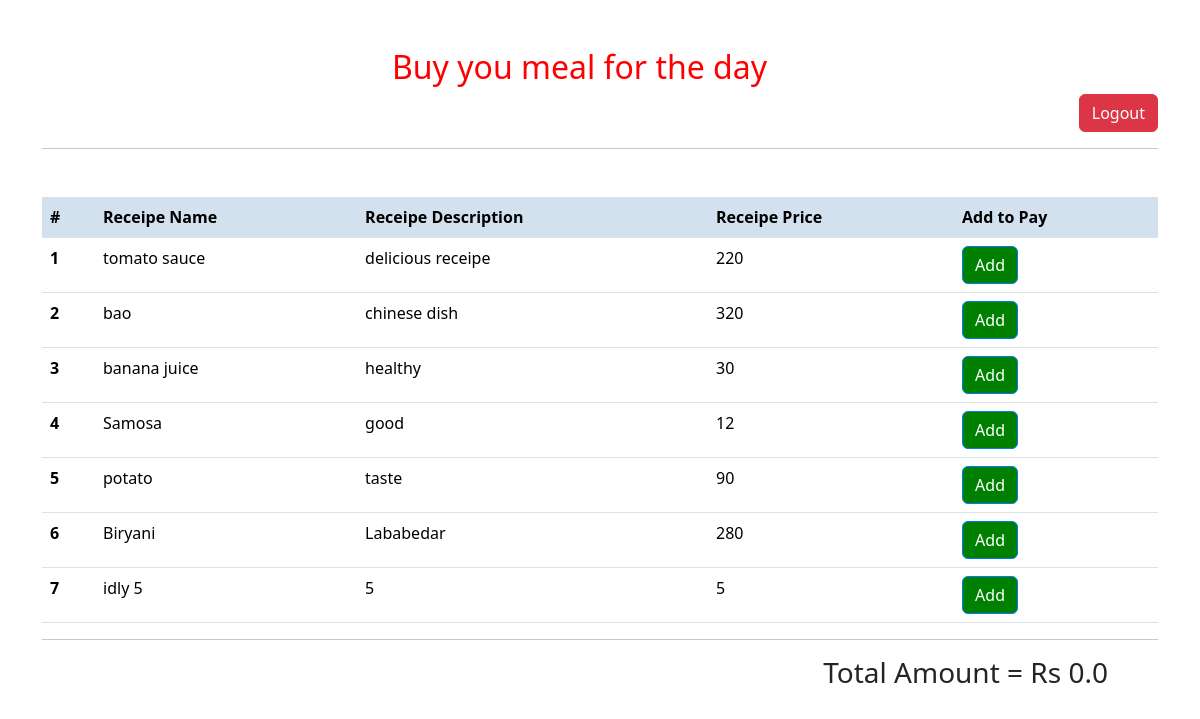
/home/, run on an earlier commit of the app's database.
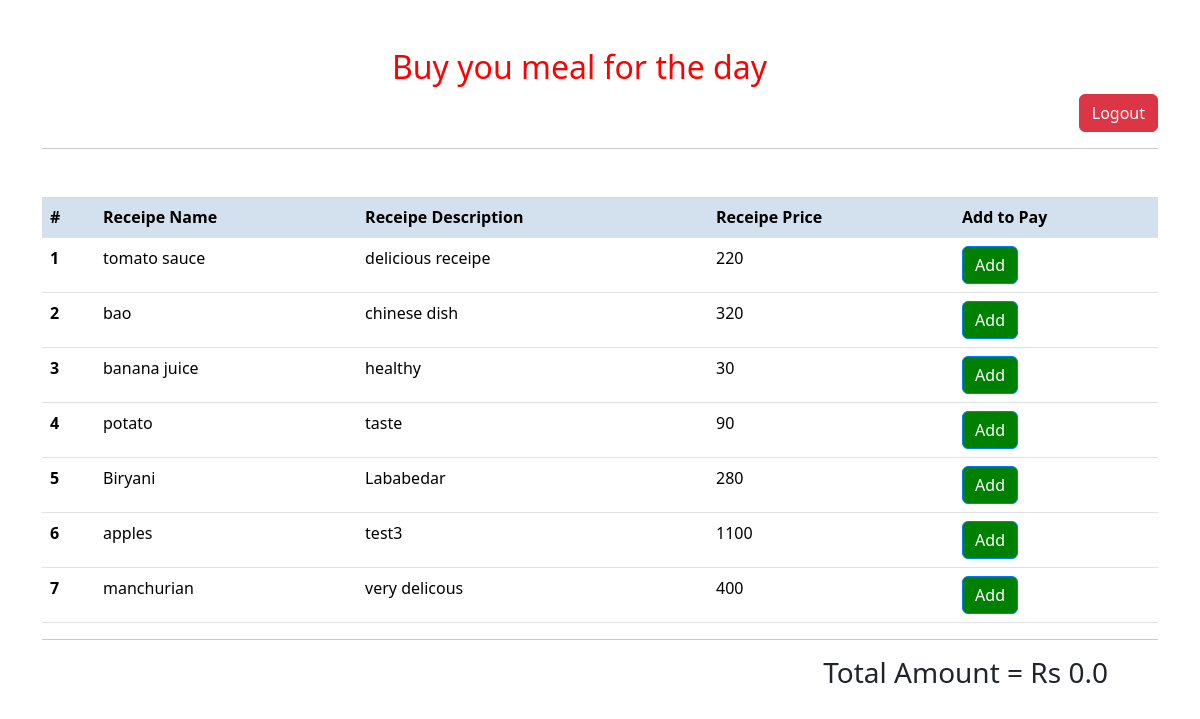
And on a later commit of the database.
### vege/models.py (models this page shows, shortened)
class Receipe(models.Model):
    user = models.ForeignKey(User, on_delete=models.SET_NULL, null=True, blank=True)
    receipe_name = models.CharField(max_length=100)
    receipe_description = models.TextField()
    receipe_price = models.IntegerField(default=0)

### home/views.py (the view)
# urls.py: 2. Add a URL to urlpatterns:  path('', views.home, name='home')
def home(request):
    request.session['total'] = 0.0
    queryset = Receipe.objects.all()
    context = {'receipes': queryset, 'total': 0.0}
    return render(request, 'base.html', context)

### home/templates/base.html (shortened to what this page needs)
{% load static %}
<!DOCTYPE html>
<html lang="en">
	<head>
		<link
			href="https://cdn.jsdelivr.net/npm/bootstrap@5.3.2/dist/css/bootstrap.min.css"
			rel="stylesheet"
 />
	</head>
	<body>
		<div class="container mt-5">
			<h2 style="margin-left: 350px; color: red">Buy you meal for the day</h2>
			<a
				style="display: flex; justify-content: flex-end; text-decoration: none"
				href="/logout">
				<button class="btn btn-danger">Logout</button>
			</a>
			<hr />
			<table class="table mt-5">
				<thead class="thead-dark">
					<tr>
						<th scope="col">#</th>
						<th scope="col">Receipe Name</th>
						<th scope="col">Receipe Description</th>
						<th scope="col">Receipe Price</th>
						<th scope="col">Add to Pay</th>
					</tr>
				</thead>
				<tbody>
					{% for receipe in receipes %}
					<tr>
						<th scope="row">{{forloop.counter}}</th>
						<td>{{receipe.receipe_name}}</td>
						<td>{{receipe.receipe_description}}</td>
						<td>{{receipe.receipe_price}}</td>
						<td>
							<a
								class="btn btn-primary add-btn"
								data-id="{{ receipe.id }}"
								>Add</a
							>
						</td>
					</tr>
					{% endfor %}
				</tbody>
			</table>
			<hr />
			<div class="inline-container">
				<h3 style="margin-left: 70%">
					Total Amount = Rs <span id="total">{{ total }}</span>
				</h3>
			</div>
		</div>
	</body>
</html>

### home/templates/base.html (style rules this page uses)
.table thead th { background-color: #d3e1ef; }
.btn-primary { background-color: green; border-color: #007bff; }
.inline-container { display: flex; justify-content: space-between; align-items: center; }

What changed in the data, as far as the page shows it:
removed Receipe: receipe_name "Samosa", receipe_description "good", receipe_price "12"
removed Receipe: receipe_name "idly 5", receipe_description "5", receipe_price "5"
added Receipe: receipe_name "apples", receipe_description "test3", receipe_price "1100"
added Receipe: receipe_name "manchurian", receipe_description "very delicous", receipe_price "400"
